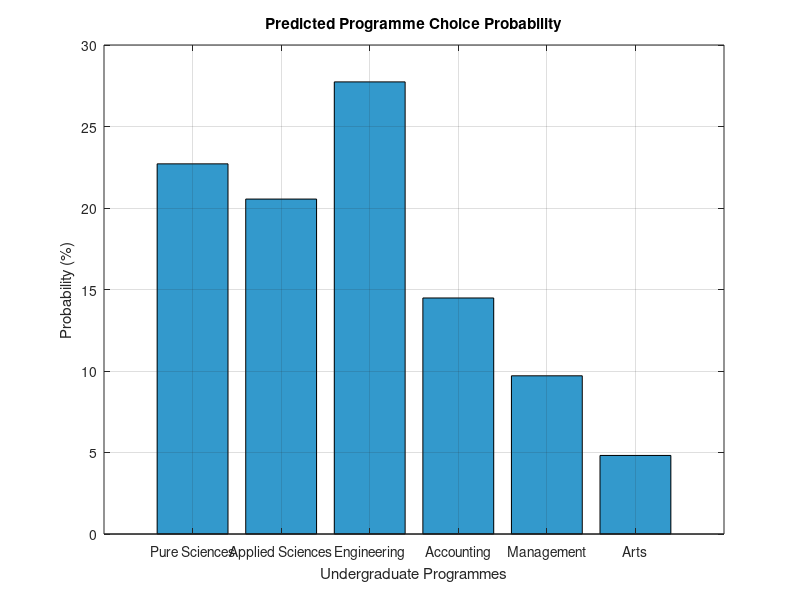

Here is the MATLAB script that generated this plot:
% STTHK2133 Modeling & Simulation
% Discrete Choice Model: Undergraduate Programme Selection (Menu-Driven)

% Clear workspace and command window
clear; clc;

% --- 1. Define the Alternatives (Choice Set) ---
programmes = {'Pure Sciences', 'Applied Sciences', 'Engineering', ...
              'Accounting', 'Management', 'Arts'};

% Define the Factors list for the input prompts
factors = {'Interest', 'Exam', 'Career', 'Location', 'Fees', 'Explore'};

% --- 2. Define Aiman's Defaults ---
% Default Ratings (Table 1)
default_ratings = [
    5, 5, 3, 3, 4, 2;  % Pure Sciences
    4, 5, 4, 3, 3, 3;  % Applied Sciences
    4, 5, 5, 2, 5, 2;  % Engineering
    3, 4, 4, 4, 4, 2;  % Accounting
    3, 3, 3, 5, 3, 3;  % Management
    2, 3, 2, 4, 2, 4   % Arts
];

% Default Weights (Table 2)
default_weights = [0.30; 0.20; 0.25; 0.10; 0.10; 0.05];

% --- 3. Main Menu Selection ---
disp('==============================================================');
disp('   DISCRETE CHOICE MODEL: PROGRAMME SELECTION SIMULATOR');
disp('==============================================================');
disp('Please choose your input method:');
disp('1. Use Aiman''s Input factors and weights (Defaults)');
disp('2. Adjust custom input factors (Maintain Aiman''s weights)');
disp('3. Use Aiman''s input factors (Adjust custom weights)');
disp('4. Custom input for BOTH factors and weights');
disp('--------------------------------------------------------------');
choice = input('Enter your choice (1-4): ');

% Initialize with defaults
ratings = default_ratings;
weights = default_weights;

% --- 4. Handle Custom Factor Ratings (Choices 2 & 4) ---
if choice == 2 || choice == 4
    disp(' ');
    disp('--- Enter Custom Factor Ratings (1-5) ---');
    disp('Please enter a rating from 1 (very low) to 5 (very high).');

    for i = 1:length(programmes)
        disp(' ');
        fprintf('>>> Ratings for %s <<<\n', programmes{i});
        for j = 1:length(factors)
            prompt = sprintf('Enter %s rating: ', factors{j});
            ratings(i, j) = input(prompt);
        end
    end
end

% --- 5. Handle Custom Weights (Choices 3 & 4) ---
if choice == 3 || choice == 4
    disp(' ');
    disp('--- Enter Custom Factor Weights ---');
    w_int = input('Weight for Interest: ');
    w_exam = input('Weight for Exam Results: ');
    w_car = input('Weight for Career: ');
    w_loc = input('Weight for Location: ');
    w_fee = input('Weight for Fees: ');
    w_exp = input('Weight for Explore: ');

    weights = [w_int; w_exam; w_car; w_loc; w_fee; w_exp];
end

% Normalize weights (ensures they sum to exactly 1)
weights = weights / sum(weights);

% --- 6. Compute Utility & Probabilities ---
% Calculate Utility: U = sum(weight * rating)
U = ratings * weights;

% Calculate Probabilities: P = e^U / sum(e^U)
exp_U = exp(U);
probabilities = exp_U / sum(exp_U);

% --- 7. Command Window Output ---
disp(' ');
disp('=======================================================');
disp('           PREDICTED CHOICE PROBABILITIES');
disp('=======================================================');
fprintf('%-20s | %-10s | %-15s\n', 'Programme', 'Utility', 'Probability (%)');
disp('-------------------------------------------------------');
for i = 1:length(programmes)
    fprintf('%-20s | %-10.4f | %-10.2f %%\n', programmes{i}, U(i), probabilities(i) * 100);
end
disp('-------------------------------------------------------');

% --- 8. Visualisation ---
figure('Name', 'Multinomial Logit Model Output', 'NumberTitle', 'off');
bar(probabilities * 100, 'FaceColor', [0.2 0.6 0.8]);
set(gca, 'XTick', 1:length(programmes), 'XTickLabel', programmes);
title('Predicted Programme Choice Probability');
xlabel('Undergraduate Programmes');
ylabel('Probability (%)');
grid on;
